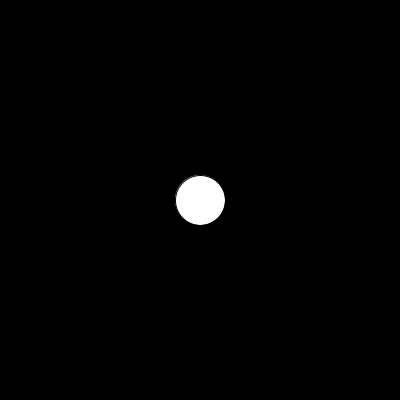
Frame 1 (no input)
Frame 60 (the mouse pressed at the canvas centre just before this capture): identical to frame 1, image omitted
Frame 120 (the mouse held since frame 60 and released just before this capture): identical to frame 1, image omitted

The Processing sketch that drew this single still picture (run headless with seeded random() and noise(); from frame 60 on, the mouse is pressed at the canvas centre):

// Processing sketch: smoothMotion
// ── smoothMotion.pde
//declare variables
float x,y,xVel,yVel;

void setup(){
  size(400,400);
  //initialize variables
  x = width/2;
  y = height/2;
  xVel = 0;
  yVel = 0;
}

void draw(){
  background(0);
  
  //increment x and y positions by x and y velocities
  x = x + xVel;
  y += yVel;
  
  //draw character
  ellipse(x,y,50,50);

}

//if a key is pressed, set corresponding x and y velocities
void keyPressed(){
  if(keyCode == LEFT){
    xVel = -2;
  }else if(keyCode == RIGHT){
    xVel = 2;
  }else if(keyCode == UP){
    yVel = -2;
  }else if(keyCode == DOWN){
    yVel = 2;
  }
}

//if a key is released, set corresponding velocity to 0
void keyReleased(){
  if(keyCode == LEFT || keyCode == RIGHT){
    xVel = 0;
  }else if(keyCode == UP || keyCode == DOWN){
    yVel = 0;
  }
}
